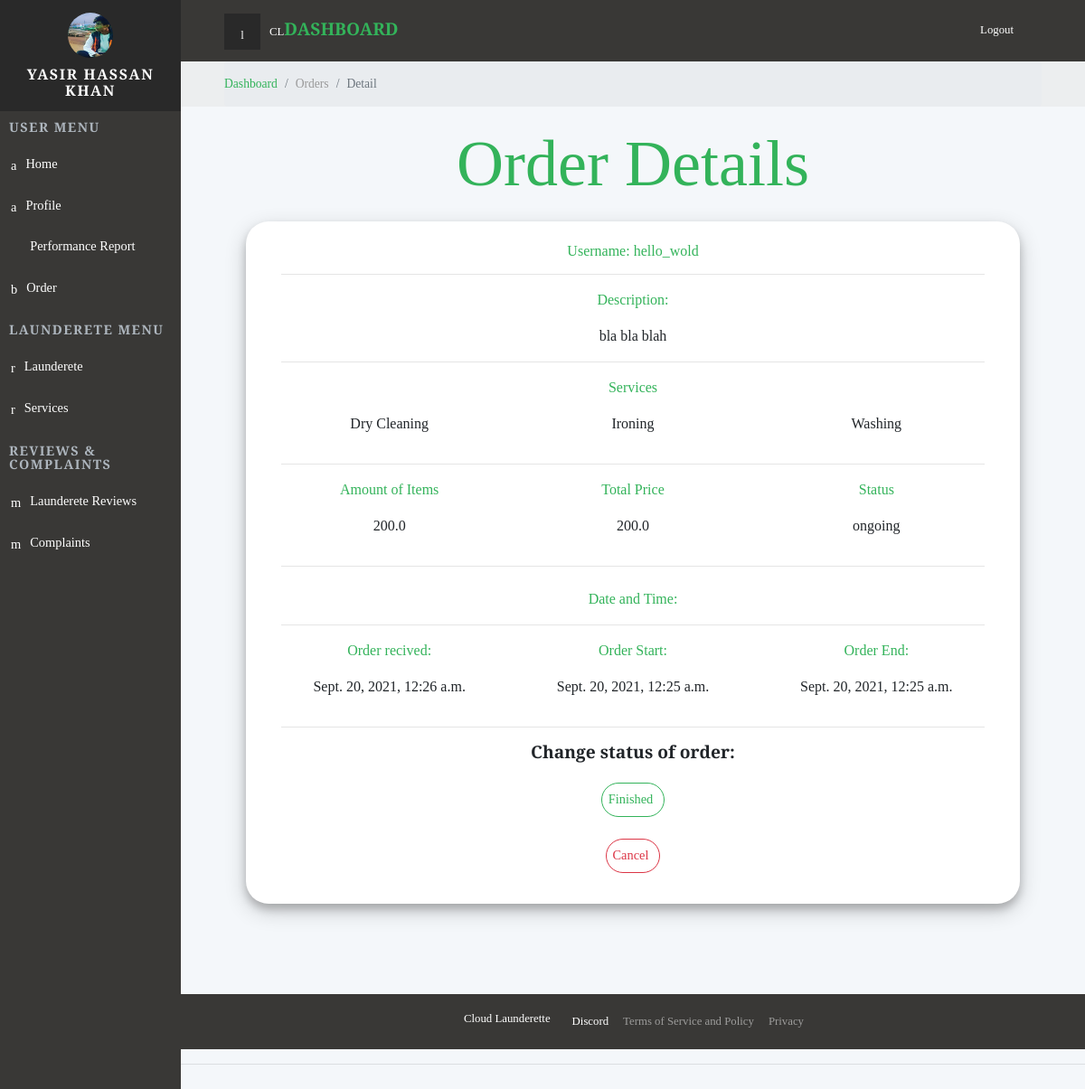
The app's page /dashboard/orders/detail/4/ (signed in), older data.
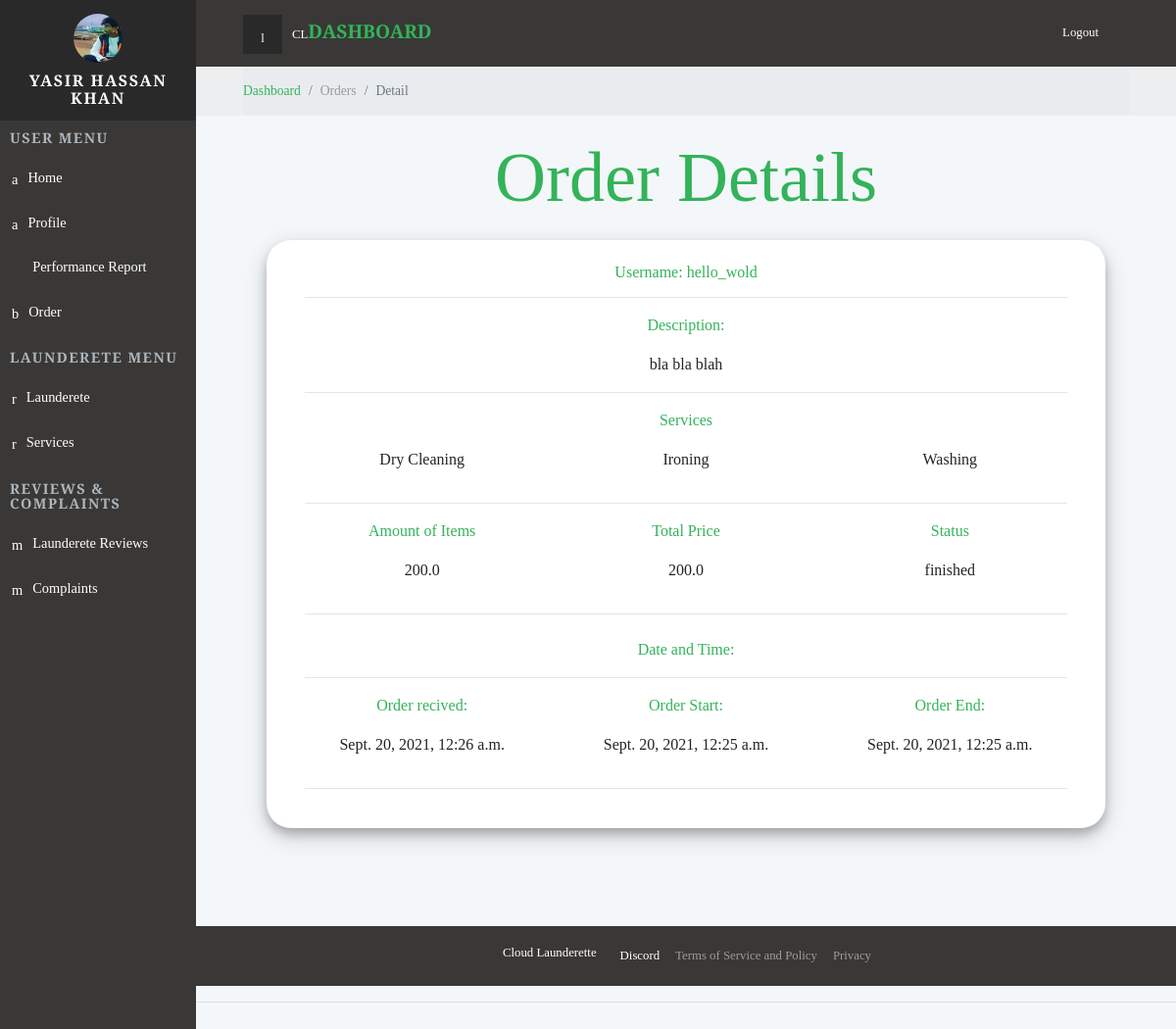
The same page, newer data.
### backend/models.py (models this page shows, shortened)
class Order(models.Model):
    client = models.ForeignKey(Client, null=True, on_delete= models.SET_NULL)
    launderette = models.ForeignKey(Launderette, null=True, on_delete= models.SET_NULL)
    description = models.TextField(blank=True, null=True)
    price = models.FloatField(default=0)
    amount = models.FloatField(default=0)
    status =models.CharField(max_length=50, blank=True, null=True, choices=StatusChoice1.choices,default=StatusChoice1.PENDING)
    date_started = models.DateTimeField(null=True, blank=True)
    date_created = models.DateTimeField(auto_now_add=True, null=True)
    date_end = models.DateTimeField(null=True,  blank=True)

class Client(models.Model):
    user = models.OneToOneField(User, on_delete=models.CASCADE, null=True)
    name = models.CharField(max_length=200, null=True)
    profile_pic = models.ImageField(default="default-profile.png")
    address = models.CharField(max_length=200, null=True)
    isBlocked = models.BooleanField(default=False)
    date_joined =models.DateTimeField(auto_now_add=True)
    def __str__(self):
        return str(self.user)

### backend/decorators.py (the view)
		def wrapper_func(request, *args, **kwargs):
			group = None
			if request.user.groups.exists():
				group = request.user.groups.all()[0].name
			if group in allowed_roles:
				return view_func(request, *args, **kwargs)
			else:
				return HttpResponse('You are not authorized to view this page')

### backend/views.py (called while the page is built, shortened)
@login_required(login_url="loginPage")
@allowed_users(allowed_roles=['launderer'])
def orderDetails(request, pk_id):
    launder = request.user.launderer
    tLaunderette = launder.launderette_set.all()
    order = Order.objects.get(id = pk_id)
    haveReview = order.review_set.all().exists()
    if haveReview:
        review = order.review_set.all()[0]
        context = {"launderer": launder, 'order' : order, "review": review, "haveReview": haveReview}
    else:
        context = {"launderer": launder, 'order' : order, "haveReview": haveReview}
    return render(request,"frontend/orderDetail.html",context)

### frontend/templates/frontend/orderDetail.html (shortened to what the changed rows need)
{%  extends 'frontend/partialview/base_template.html' %}
{% load static %}
{% block content %}
    <div class="page">
      <h1 class="h3 display-3 text-primary m-4 text-center">Order Details</h1>
     <section class="charts">
        <div class="container-fluid">
            <div class="card data-usage text-center p-4 mx-4">
                <div class="container">
                <h2 class="display h2 text-primary">Username: {{order.client}}</h2>
                  <hr>
                      <p class="text-primary">Description:</p>
                      <p>{{order.description}}</p>
                      <hr>
                      <p class="text-primary">Services</p>
                      <div class="row d-flex">
                        <div class="col">
                        </div>
                        <div class="col">
                        </div>
                        <div class="col">
                        </div>
                      </div>
                      <hr>
                      <div class="row d-flex">
                        <div class="col">
                            <p class="text-primary">Amount of Items</p>
                            <p class="">{{order.amount}}</p>
                        </div>
                        <div class="col">
                            <p class="text-primary">Total Price</p>
                            <p class="">{{order.price}}</p>
                        </div>
                        <div class="col">
                            <p class="text-primary">Status</p>
                            <p class="">{{order.status}}</p>
                        </div>
                      </div>
                      <hr>
                      <p class="text-primary mt-4">Date and Time:</p>
                      <hr>
                      <div class="row d-flex">
                        <div class="col-lg-4">
                            <p class="text-primary">Order recived: </p>
                            <p class="">{{order.date_created}}</p>
                        </div>
                        <div class="col-lg-4">
                            <p class="text-primary">Order Start: </p>
                            <p class="">{{order.date_started}}</p>
                        </div>
                        <div class="col-lg-4">
                            <p class="text-primary">Order End: </p>
                            <p class="">{{order.date_end}}</p>
                        </div>
                      </div>
                      <hr>
                      {% if order.status == 'ongoing' %}
                      <h3 class=""> Change status of order:</h3>
                      <form enctype="multipart/form-data" method="POST">
                            <div class="form-group mt-4">
                            <input type="submit" value="Finished" class="btn btn-md btn-outline-primary  mx-4 ">
                            </div>
                    </form>
                      <form enctype="multipart/form-data" method="POST">
                            <div class="form-group mt-4">
                            <input type="submit" value="Cancel" class="btn btn-md btn-outline-danger  mx-4 ">
                            </div>
                      </form>
                      {% else %}
                        {% if haveReview %}
                          <a class="btn btn-md btn-outline-primary  mx-4 mb-2 mt-4" href="{% url 'laundaretteReviewDetail' review.id %} ">Check Review</a>
                        {% endif %}
                      {% endif %}
                </div>
            </div>
        </div>
      </section>
    </div>
{% endblock content %}

Row changes from the older to the newer data that the page shows:
changed Order "bla bla blah": status "ongoing" → "finished"
Text that changed along with them:
form field value: "Finished" → (not shown)
form field value: "Cancel" → (not shown)
text no longer shown: "Change status of order:"
